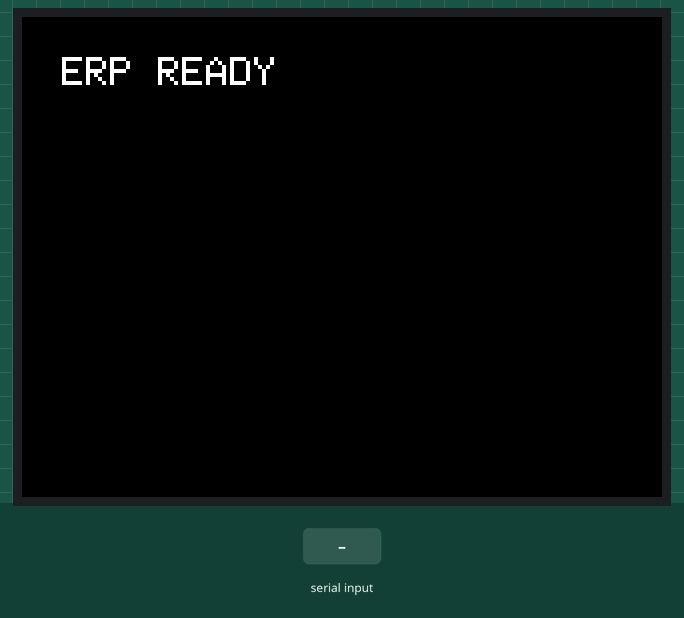
Simulated run of this sketch. Board: Arduino Mega 2560, built with avr-gcc and run on an emulated ATmega2560. On the bench: 320×240 colour display. The test bench sets the inputs (shaded band).

Above: at 1.4 s.
1.5 s: "1\n" received over Serial
At 1.78 s:
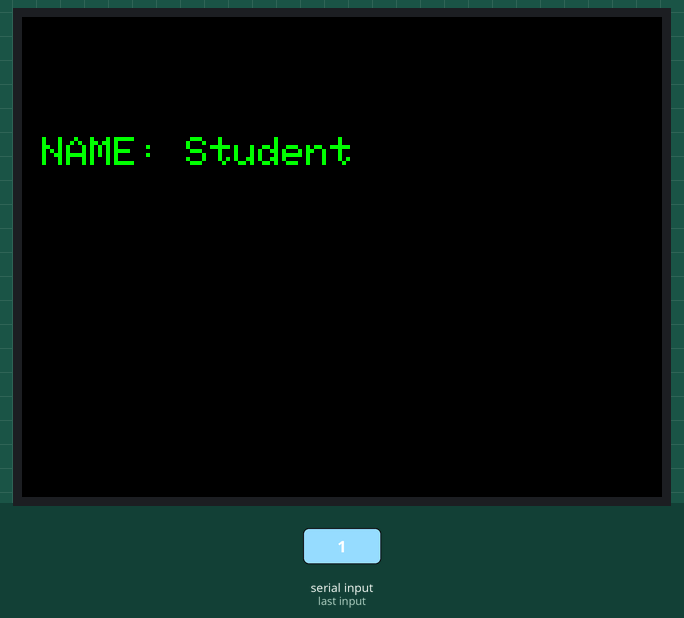
At 9.5 s:
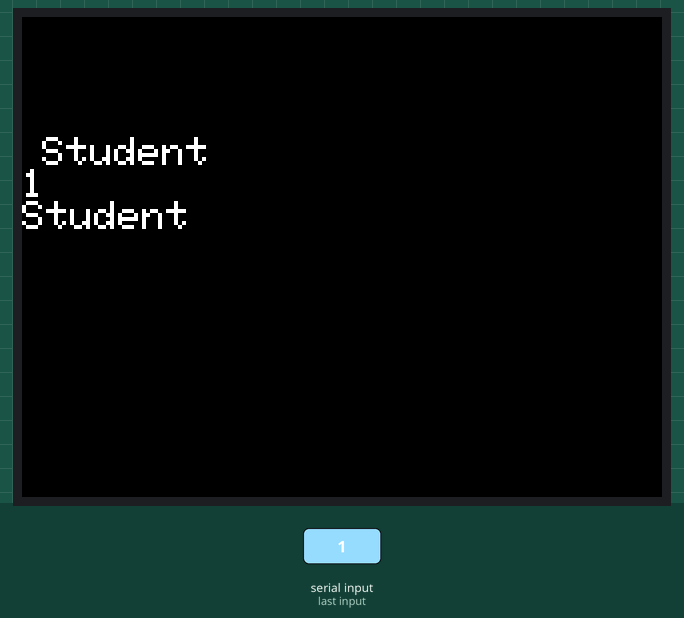
Timing chart, 0 to 11.0 s (numbered marks = the images above; inputs shaded):
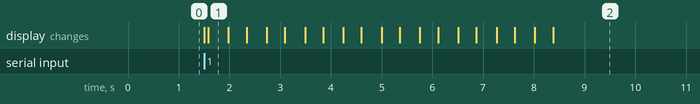

Measured:
- after the input at 1.5 s, the display: first changes at once (image 1 shows a later state)
- what the display in image 1 shows lasts 0.4 s, from 1.6 s to 2.0 s

The sketch:

attendance_display.ino
```cpp
/*
 * attendance_display.ino
 *
 * Arduino Mega 2560 + MCUFRIEND_kbv 2.4" TFT Shield
 * Receives "NAME,REG,ROLE\n" over USB serial (9600 baud) from Raspberry Pi.
 * Blinks each field in colour, then holds the final screen for 5 seconds.
 *
 * Required libraries (install via Arduino Library Manager):
 *   - MCUFRIEND_kbv
 *   - Adafruit GFX Library
 */

#include <MCUFRIEND_kbv.h>
#include <Adafruit_GFX.h>

MCUFRIEND_kbv tft;

String input = "";
String personName = "";
String reg        = "";
String role       = "";

// -----------------------------------------------------------------------
// setup()
// -----------------------------------------------------------------------
void setup() {
  Serial.begin(9600);

  uint16_t ID = tft.readID();
  tft.begin(ID);
  tft.setRotation(1);          // landscape
  tft.fillScreen(0x0000);      // black

  tft.setTextSize(2);
  tft.setTextColor(0xFFFF);    // white
  tft.setCursor(20, 20);
  tft.println("ERP READY");
}

// -----------------------------------------------------------------------
// loop() — read serial until newline, then parse and display
// -----------------------------------------------------------------------
void loop() {
  while (Serial.available()) {
    char c = Serial.read();
    if (c == '\n') {
      parseData(input);
      showERP();
      input = "";
    } else {
      input += c;
    }
  }
}

// -----------------------------------------------------------------------
// parseData() — split "NAME,REG,ROLE" into globals
// -----------------------------------------------------------------------
void parseData(String data) {
  data.trim();
  int i1 = data.indexOf(',');
  int i2 = data.lastIndexOf(',');

  if (i1 < 0 || i2 <= i1) {
    // Fallback: treat whole string as REG
    personName = "Student";
    reg        = data;
    role       = "Student";
  } else {
    personName = data.substring(0, i1);
    reg        = data.substring(i1 + 1, i2);
    role       = data.substring(i2 + 1);
  }
}

// -----------------------------------------------------------------------
// blinkText() — flash a label+value 3 times in the given colour
// -----------------------------------------------------------------------
void blinkText(String label, String value, uint16_t color) {
  for (int i = 0; i < 3; i++) {
    tft.fillScreen(0x0000);
    tft.setTextSize(2);
    tft.setCursor(10, 60);
    tft.setTextColor(color);
    tft.print(label);
    tft.print(": ");
    tft.println(value);
    delay(400);
    tft.fillScreen(0x0000);
    delay(200);
  }
}

// -----------------------------------------------------------------------
// showERP() — blink each field then hold final screen 5 s
// -----------------------------------------------------------------------
void showERP() {
  blinkText("NAME", personName, 0x07E0);   // green
  blinkText("REG",  reg,        0xFFFF);   // white
  blinkText("ROLE", role,       0xF800);   // red

  // Hold final screen
  tft.fillScreen(0x0000);
  tft.setTextSize(2);
  tft.setTextColor(0xFFFF);
  tft.setCursor(10, 60);
  tft.println(personName);
  tft.println(reg);
  tft.println(role);
  delay(5000);
}
```
